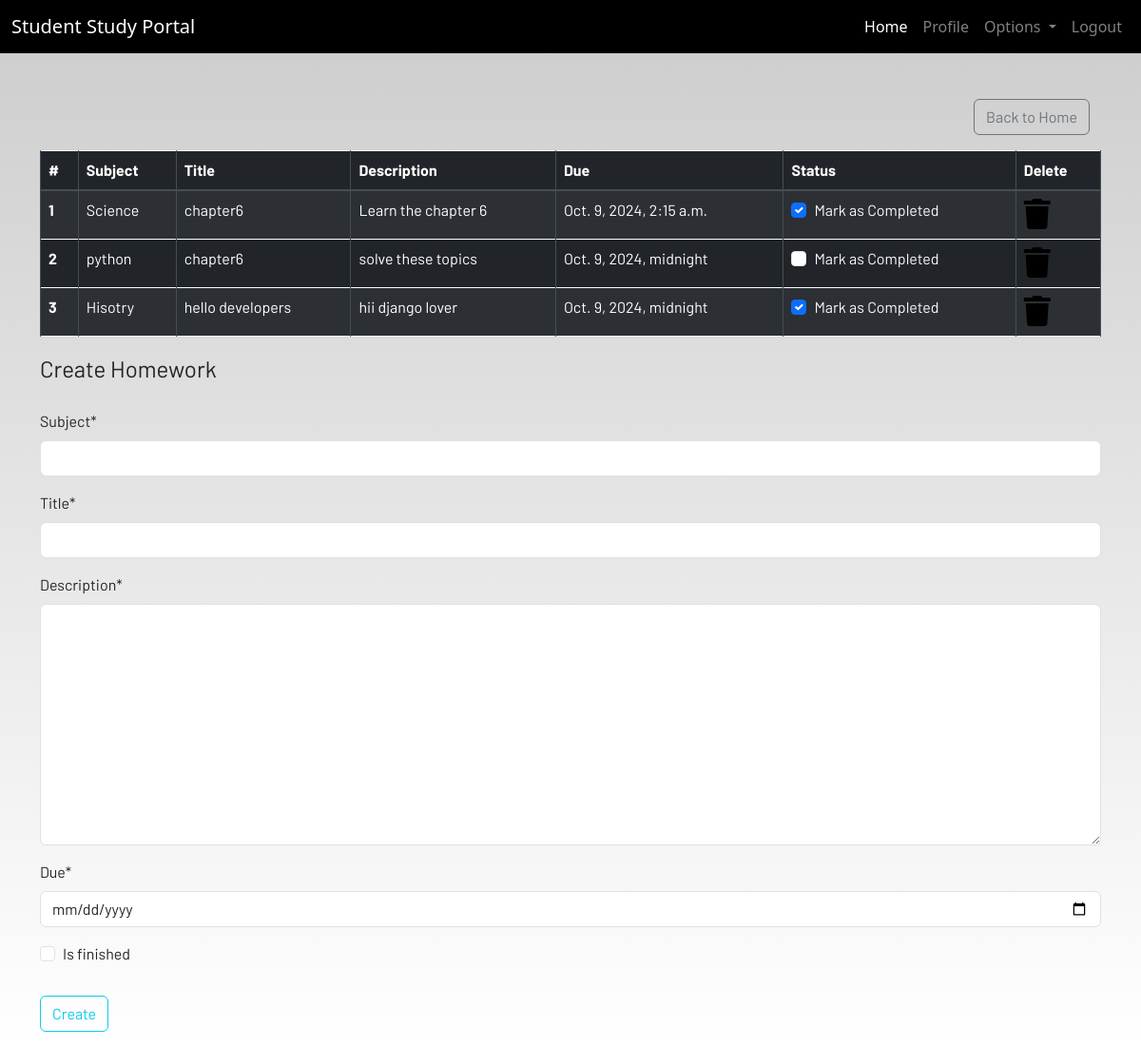
Screenshot of /home_work/ (signed in) with the database file from the repository.
### deshboard/models.py (models this page shows)
class Homework(models.Model):
    user=models.ForeignKey(User,on_delete=models.CASCADE)
    subject=models.CharField(max_length=50)
    title=models.CharField(max_length=100)
    description=models.TextField()
    due=models.DateTimeField()
    is_finished=models.BooleanField(default=False)

### deshboard/views.py (the view)
# urls.py: path('home_work/',views.homework,name='homework'),
@login_required(login_url='login')
def homework(request):
    if request.method == 'POST':
        form = Homeworkform(request.POST)
        if form.is_valid():
            finished = request.POST.get('is_finished') == 'on'
            homework = Homework(
                user=request.user,
                subject=request.POST['subject'],
                title=request.POST['title'],
                description=request.POST['description'],
                due=request.POST['due'],
                is_finished=finished,
            )
            homework.save()
            messages.success(request, f'Homework Added by {request.user.username} Successfully!')
    else:
        form = Homeworkform()
    homework = Homework.objects.filter(user=request.user)
    homework_done = len(homework) == 0
    return render(request, 'dashboard/homework.html', {'homework': homework, 'homedone': homework_done, 'form': form})

### deshboard/forms.py
class Homeworkform(forms.ModelForm):
    class Meta:
        model=Homework
        widgets={'due':DateInput()}
        fields=['subject','title','description','due','is_finished']

### deshboard/templates/dashboard/homework.html (shortened to what this page needs)
{% extends 'dashboard/base.html' %}
{% load static %}
{% load crispy_forms_tags %}
{% block content %}
<div class="container">
    <div class="container">
        <div class="d-flex justify-content-end">
            <a href="{% url 'home' %}" class="btn btn-outline-secondary mb-3">
                Back to Home
            </a>
        </div>
    </div>
    {% if not homedone %}
    <table class="table table-striped table-bordered table-hover table-dark">
        <thead>
            <tr>
                <th scope="col">#</th>
                <th scope="col">Subject</th>
                <th scope="col">Title</th>
                <th scope="col">Description</th>
                <th scope="col">Due</th>
                <th scope="col">Status</th>
                <th scope="col">Delete</th>
            </tr>
        </thead>
        <tbody>
            {% for hw in homework %}
            <tr>
                <th scope="row">{{forloop.counter}} </th>
                <td>{{hw.subject}}</td>
                <td>{{hw.title}}</td>
                <td>{{hw.description}}</td>
                <td>{{hw.due}}</td>
                <td>
                    <a href="{% url "updatehomework" hw.id %}">
                        <form method="POST" action="">
                            <div class="form-check">
                                <input class="form-check-input" type="checkbox" name="finished"
                                {% if hw.is_finished %} checked {% endif %}>
                                <label class="form-check-label text-light" for="flexCheckDefault">
                                Mark as Completed
                            </label>
                        </div>
                    </a>
                </td>
                <td><a href="{% url "deletehomework" hw.id %}"><i class="fa fa-trash fa-2x"></i></a></td>
            </tr>
            {% endfor %}
        </tbody>
    </table>
    {% else %}
    <h4>All homeworks are completed!! Create to have more!!</h4>
    {% endif %}
</div>
<div class=" container">
    <form method="POST">
        <fieldset class="form-group">
            <legend class="border-bottom mb-4">Create Homework</legend>
            {{form|crispy}}
        </fieldset>
        <div class="form-group">
            <button href="" class="btn btn-outline-info" type="submit">
                Create
            </button>
        </div>
    </form>
</div>
{% endblock content %}

### deshboard/templates/dashboard/base.html (shortened to what this page needs)
<!DOCTYPE html>
{% load static %}
<html lang="en">
<head>
  <link rel="stylesheet" href="https://stackpath.bootstrapcdn.com/bootstrap/4.3.1/css/bootstrap.min.css"
 />
  <link rel="stylesheet" href="https://use.fontawesome.com/releases/v5.7.2/css/all.css"
 />
    <link href="https://cdn.jsdelivr.net/npm/bootstrap@5.3.3/dist/css/bootstrap.min.css" rel="stylesheet">
<link href='https://cdn.jsdelivr.net/npm/fullcalendar@5.11.3/main.min.css' rel='stylesheet' />
  <link rel="stylesheet" href="{% static 'css/main.css' %}" />
</head>
<body>
  <header>
    <nav class="navbar navbar-expand-lg navbar-dark bg-dark">
      <div class="container-fluid">
        <a class="navbar-brand" href="#">Student Study Portal</a>
        <div class="collapse navbar-collapse justify-content-end" id="navbarSupportedContent">
          <ul class="navbar-nav mb-2 mb-lg-0">
            <li class="nav-item">
              <a class="nav-link active" aria-current="page" href="{% url "home" %}">Home</a>
            </li>
            {% if user.is_authenticated %}
            <li class="nav-item">
              <a class="nav-link" href="{% url "profile" %}">Profile</a>
            </li>
            <li class="nav-item dropdown">
              <a class="nav-link dropdown-toggle" href="#" id="navbarDropdown" role="button" data-toggle="dropdown"
              aria-haspopup="true" aria-expanded="false">
              Options
            </a>
          </li>
          <li class="nav-item">
            <form method="POST" action="{% url 'logout' %}">
              <button type="submit" class="nav-link btn btn-link" style="display:inline; border:none; padding:10; background:none;">
                Logout
              </button>
            </form>
          </li>
          {% endif %}
        </ul>
      </div>
    </div>
  </nav>
</header>
  <br /><br />
  <main>
    {% block content %}
    {% endblock content %}
  </main>
</body>
</html>

### deshboard/static/css/main.css (style rules this page uses)
html { scroll-behavior: smooth; height: 100%; width: 100%; }
main { font-family: Barlow, Quicksand, Rubik, sans-serif, serif, 'Times New Roman', Times, serif !important; }
.navbar { background-color: rgb(0, 0, 0) !important; }
a { text-decoration: none !important; color: black; }
html, body { max-width: 100%; overflow-x: hidden; height: 100%; width: 100%; }
body { background: linear-gradient(rgba(0, 0, 0, 0.2), rgba(255, 255, 255, 0.5)); overflow-x: hidden; background-repeat: no-repeat; }
.fa { color: black; }

### rows the page displays
Homework: subject "Science", title "chapter6", description "Learn the chapter 6", due "Oct. 9, 2024, 2:15 a.m.", is_finished "☑"
Homework: subject "python", title "chapter6", description "solve these topics", due "Oct. 9, 2024, midnight"
Homework: subject "Hisotry", title "hello developers", description "hii django lover", due "Oct. 9, 2024, midnight", is_finished "☑"
